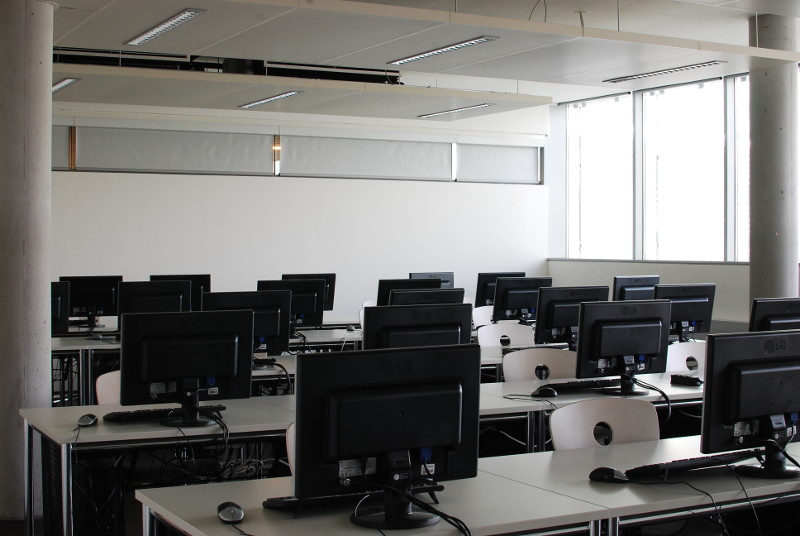
//> input picture 02Stereoskopie/LBS01/assets/Labor_links_klein.jpg, 800 x 536 px
$ ./a assets/Labor_links_klein.jpg assets/Labor_rechts_klein.jpg   (built with g++ and OpenCV 4)
//> lines starting //> are read from the running program, lines starting //| are printed output that depends on the picture
/*
- AUTHOR: Jakob Ammerer
- TASK: LBS01a)
- TODO:
    Schreiben Sie ein Programm, dem ein linkes und ein rechtes Bild
    vereinfacht als bereits rektifiziert angenommen) als Argumente ¨ubergeben werden,
    das aus beiden mit dem semiglobalen Stereo-Matcher (Klasse cv::StereoSGBM mit deren Methode compute)
    ein Disparit¨atsbild erzeugt. Verwenden Sie die in der OpenCV -Dokumentation empfohlenen Parameterwerte
    (bzw. einen der Werte aus den empfohlenen Bereichen) und insgesamt 64 verschiedene Disparit¨aten.
    Geben Sie das Disparit¨atsbild abschlie- ßend in einem Fenster aus.
    Achten Sie dabei auf dessen korrekte Skalierung, d.h. konvertieren Sie das Tiefenbild mittels
    cv::Mat::convertTo in ein Graustufenbild, das 8 Bit Farbtiefe voll ausschopft

- AI USAGE: Claude Sonnet 5.5
    - [AI-1]: Explained Param "preFilterCap" to me:
        Before the comparision the Helligkeitsaenderung shifted to the righ is calculated.
        Everything above preFilterCap or under "-preFilterCap" is cut to this value.
        This param is responsible, that a hard contrast cut is not valued uebermaesig viel at the matching process.

- SOURCES:
    - [0]: https://docs.opencv.org/3.4.20/d2/d85/classcv_1_1StereoSGBM.html

- NOTES:

*/

#include <iostream>
#include "opencv2/core.hpp"
#include <opencv2/calib3d.hpp> // needed for StereoSGBM
#include <opencv2/highgui.hpp> // imshow, waitKey

int main(const int argc, const char * const argv[])
{
    if(argc < 3){
        std::cerr << "usage: " << argv[0] << "<path_to_left_image> <path_to_right_image>" << std::endl;
        return 1;
    }

    auto left = cv::imread(argv[1]);
//> left is the input picture: 536 rows x 800 cols, CV_8UC3; mean B, G, R 113.8, 116, 117.1
    auto right = cv::imread(argv[2]);
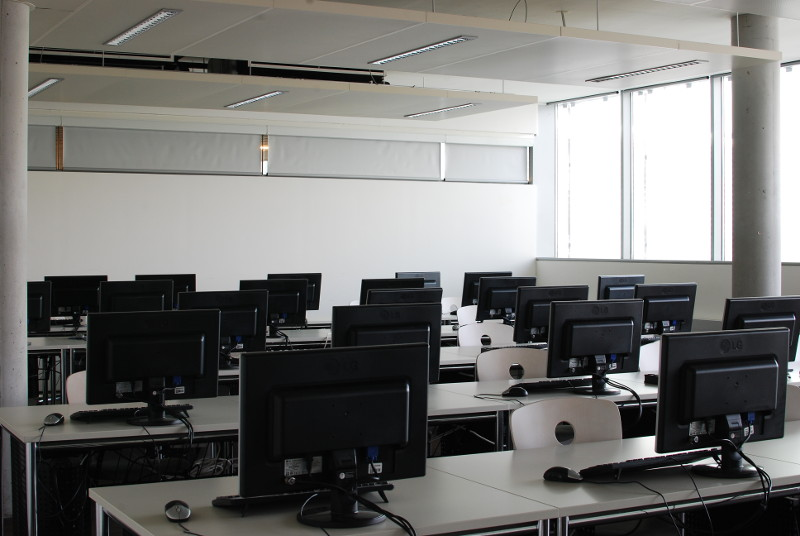
//> input picture 02Stereoskopie/LBS01/assets/Labor_rechts_klein.jpg, 800 x 536 px
//> right is the input picture: 536 rows x 800 cols, CV_8UC3; mean B, G, R 115.8, 117.8, 118.1

    if(left.empty() || right.empty()){
        std::cerr << "ERROR: image not found..." << std::endl;
        return 2;
    }

    const int minDisp = 0; // standard is 0, only not 0 if rectification shifted images
    const int numDisp = 64; // search range 0- 64 px. Must be div by 16
    const int blockSize = 5; // range 3-11, window comp. per pixl. Large = smooth but less details.
    const int channels = 3; //BGR
    int penalty1 = 8 * channels * blockSize * blockSize; // formular from doc, penalty when neighbor disparity differs by 1
    int penalty2 = 32 * channels * blockSize * blockSize; // formular from doc, penalty when it differs by more then 1. This has to be larger then 2
    const int disp12MaxDiff = 0; // max allowed diff in the left-right disp check. to disable it set it to a non positive value
    const int preFilterCap = 0; // [AI-1] clipping of the pre filtered pixels.
    const int uniquenessRatio = 10; // range 5-15, best match must beat the second best by x percent else its not valid
    const int speckleWindowSize = 100; // range 50-200, Regions smaller then this are treated as noise and removed. speckle is e.g noise
    const int speckleRange = 1; // according to doc, 1 or 2 is good enough. Disparity variation allowed inside a region (staubkörner auf bild)

    // [0] creates instance of StereoSGBM class
    auto stereoSGBMResult = cv::StereoSGBM::create(minDisp, numDisp, blockSize, penalty1, penalty2, disp12MaxDiff, preFilterCap, uniquenessRatio, speckleWindowSize, speckleRange);

    cv::Mat disp;
    stereoSGBMResult->compute(left, right, disp);
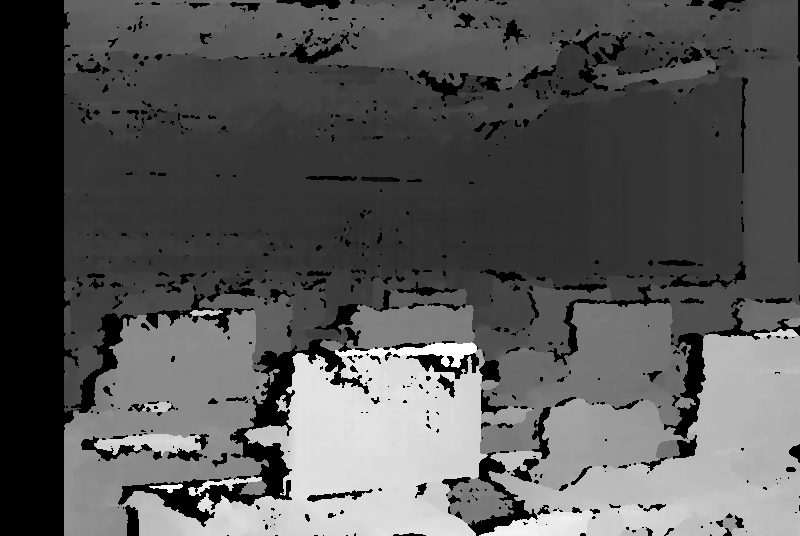
//> disp: 536 rows x 800 cols, CV_16SC1; min -16, max 1008, mean 337.5; drawn with min black and max white

    cv::Mat disp8bit;
    disp.convertTo(disp8bit, CV_8U, 255.0 / (numDisp * 16));

    //cv::imshow("disparity", disp);
    cv::imshow("disparity 8 bit", disp8bit);
    cv::waitKey(0);

    return 0;
}
